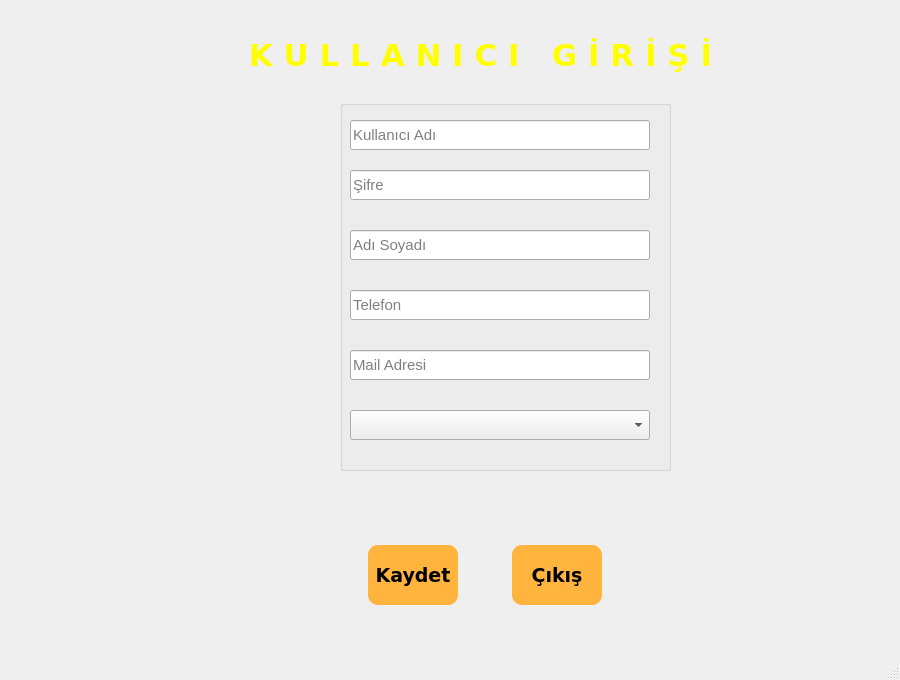
<?xml version="1.0" encoding="UTF-8"?>
<ui version="4.0">
 <class>MainWindow</class>
 <widget class="QMainWindow" name="MainWindow">
  <property name="geometry">
   <rect>
    <x>0</x>
    <y>0</y>
    <width>900</width>
    <height>680</height>
   </rect>
  </property>
  <property name="minimumSize">
   <size>
    <width>900</width>
    <height>680</height>
   </size>
  </property>
  <property name="windowTitle">
   <string>MainWindow</string>
  </property>
  <widget class="QWidget" name="centralwidget">
   <widget class="QLabel" name="label">
    <property name="geometry">
     <rect>
      <x>10</x>
      <y>9</y>
      <width>1000</width>
      <height>680</height>
     </rect>
    </property>
    <property name="minimumSize">
     <size>
      <width>1000</width>
      <height>680</height>
     </size>
    </property>
    <property name="styleSheet">
     <string notr="true">border-image: url(:/pic/colorful.jpg);</string>
    </property>
    <property name="text">
     <string/>
    </property>
   </widget>
   <widget class="QLabel" name="label_2">
    <property name="geometry">
     <rect>
      <x>230</x>
      <y>20</y>
      <width>501</width>
      <height>71</height>
     </rect>
    </property>
    <property name="font">
     <font>
      <family>Verdana</family>
      <pointsize>23</pointsize>
      <weight>75</weight>
      <bold>true</bold>
     </font>
    </property>
    <property name="styleSheet">
     <string notr="true">color: rgb(255, 255, 0);</string>
    </property>
    <property name="text">
     <string>K U L L A N I C I   G İ R İ Ş İ</string>
    </property>
    <property name="alignment">
     <set>Qt::AlignCenter</set>
    </property>
   </widget>
   <widget class="QWidget" name="layoutWidget">
    <property name="geometry">
     <rect>
      <x>320</x>
      <y>530</y>
      <width>331</width>
      <height>91</height>
     </rect>
    </property>
    <layout class="QGridLayout">
     <item row="0" column="0">
      <widget class="QPushButton" name="pushButton_kaydet">
       <property name="minimumSize">
        <size>
         <width>90</width>
         <height>60</height>
        </size>
       </property>
       <property name="maximumSize">
        <size>
         <width>60</width>
         <height>60</height>
        </size>
       </property>
       <property name="font">
        <font>
         <family>Verdana</family>
         <pointsize>14</pointsize>
         <weight>75</weight>
         <italic>false</italic>
         <bold>true</bold>
        </font>
       </property>
       <property name="styleSheet">
        <string notr="true">QPushButton#pushButton_kaydet{
background-color: rgb(255, 181, 61);
border-radius:10px;}
QPushButton#pushButton_kaydet:hover{
background-color: qlineargradient(spread:pad, x1:1, y1:0.880682, x2:0.955, y2:0.0284091, stop:0.5 rgba(212, 75, 45, 255), stop:1 rgba(255, 255, 255, 255));
border-radius:10px;}
QPushButton#pushButton_kaydet:pressed{
background-color:qlineargradient(spread:repeat, x1:0, y1:1, x2:0, y2:0, stop:0.301136 rgba(135, 88, 255, 255), stop:1 rgba(255, 255, 255, 255));
padding-left:5px;
padding-top:6px;
border-radius:10px;}

</string>
       </property>
       <property name="text">
        <string>Kaydet</string>
       </property>
      </widget>
     </item>
     <item row="0" column="1">
      <widget class="QPushButton" name="pushButton_cikis">
       <property name="minimumSize">
        <size>
         <width>90</width>
         <height>60</height>
        </size>
       </property>
       <property name="maximumSize">
        <size>
         <width>60</width>
         <height>60</height>
        </size>
       </property>
       <property name="font">
        <font>
         <family>Verdana</family>
         <pointsize>14</pointsize>
         <weight>75</weight>
         <italic>false</italic>
         <bold>true</bold>
        </font>
       </property>
       <property name="styleSheet">
        <string notr="true">QPushButton#pushButton_cikis{
background-color: rgb(255, 181, 61);
border-radius:10px;}
QPushButton#pushButton_cikis:hover{
background-color:qlineargradient(spread:repeat, x1:0, y1:1, x2:0, y2:0, stop:0.301136 rgba(135, 88, 255, 255), stop:1 rgba(255, 255, 255, 255));
border-radius:10px;}
QPushButton#pushButton_cikis:pressed{
background-color: qlineargradient(spread:pad, x1:1, y1:0.880682, x2:0.955, y2:0.0284091, stop:0.5 rgba(212, 75, 45, 255), stop:1 rgba(255, 255, 255, 255));
padding-left:5px;
padding-top:6px;
border-radius:10px;}

</string>
       </property>
       <property name="text">
        <string>Çıkış</string>
       </property>
      </widget>
     </item>
    </layout>
   </widget>
   <widget class="QGroupBox" name="groupBox">
    <property name="geometry">
     <rect>
      <x>340</x>
      <y>100</y>
      <width>331</width>
      <height>371</height>
     </rect>
    </property>
    <property name="styleSheet">
     <string notr="true">border-color: rgba(255,255,255,0);</string>
    </property>
    <property name="title">
     <string/>
    </property>
    <widget class="QLineEdit" name="lineEdit_kullanici_adi">
     <property name="geometry">
      <rect>
       <x>10</x>
       <y>20</y>
       <width>300</width>
       <height>30</height>
      </rect>
     </property>
     <property name="minimumSize">
      <size>
       <width>300</width>
       <height>30</height>
      </size>
     </property>
     <property name="maximumSize">
      <size>
       <width>200</width>
       <height>20</height>
      </size>
     </property>
     <property name="font">
      <font>
       <pointsize>11</pointsize>
      </font>
     </property>
     <property name="echoMode">
      <enum>QLineEdit::Normal</enum>
     </property>
     <property name="placeholderText">
      <string>Kullanıcı Adı</string>
     </property>
    </widget>
    <widget class="QLineEdit" name="lineEdit_sifre">
     <property name="geometry">
      <rect>
       <x>10</x>
       <y>70</y>
       <width>300</width>
       <height>30</height>
      </rect>
     </property>
     <property name="minimumSize">
      <size>
       <width>300</width>
       <height>30</height>
      </size>
     </property>
     <property name="maximumSize">
      <size>
       <width>200</width>
       <height>20</height>
      </size>
     </property>
     <property name="font">
      <font>
       <pointsize>11</pointsize>
      </font>
     </property>
     <property name="echoMode">
      <enum>QLineEdit::PasswordEchoOnEdit</enum>
     </property>
     <property name="placeholderText">
      <string>Şifre</string>
     </property>
    </widget>
    <widget class="QLineEdit" name="lineEdit_adi_soyadi">
     <property name="geometry">
      <rect>
       <x>10</x>
       <y>130</y>
       <width>300</width>
       <height>30</height>
      </rect>
     </property>
     <property name="minimumSize">
      <size>
       <width>300</width>
       <height>30</height>
      </size>
     </property>
     <property name="maximumSize">
      <size>
       <width>200</width>
       <height>20</height>
      </size>
     </property>
     <property name="font">
      <font>
       <pointsize>11</pointsize>
      </font>
     </property>
     <property name="text">
      <string/>
     </property>
     <property name="placeholderText">
      <string>Adı Soyadı</string>
     </property>
    </widget>
    <widget class="QLineEdit" name="lineEdit_telefon">
     <property name="geometry">
      <rect>
       <x>10</x>
       <y>190</y>
       <width>300</width>
       <height>30</height>
      </rect>
     </property>
     <property name="minimumSize">
      <size>
       <width>300</width>
       <height>30</height>
      </size>
     </property>
     <property name="maximumSize">
      <size>
       <width>200</width>
       <height>20</height>
      </size>
     </property>
     <property name="font">
      <font>
       <pointsize>11</pointsize>
      </font>
     </property>
     <property name="placeholderText">
      <string>Telefon</string>
     </property>
    </widget>
    <widget class="QLineEdit" name="lineEdit_mail">
     <property name="geometry">
      <rect>
       <x>10</x>
       <y>250</y>
       <width>300</width>
       <height>30</height>
      </rect>
     </property>
     <property name="minimumSize">
      <size>
       <width>300</width>
       <height>30</height>
      </size>
     </property>
     <property name="maximumSize">
      <size>
       <width>200</width>
       <height>20</height>
      </size>
     </property>
     <property name="font">
      <font>
       <pointsize>11</pointsize>
      </font>
     </property>
     <property name="placeholderText">
      <string>Mail Adresi</string>
     </property>
    </widget>
    <widget class="QComboBox" name="comboBox_yetki">
     <property name="geometry">
      <rect>
       <x>10</x>
       <y>310</y>
       <width>300</width>
       <height>30</height>
      </rect>
     </property>
     <property name="minimumSize">
      <size>
       <width>300</width>
       <height>30</height>
      </size>
     </property>
     <property name="maximumSize">
      <size>
       <width>200</width>
       <height>20</height>
      </size>
     </property>
     <property name="font">
      <font>
       <pointsize>11</pointsize>
      </font>
     </property>
    </widget>
   </widget>
  </widget>
  <widget class="QStatusBar" name="statusbar">
   <property name="font">
    <font>
     <family>Monotype Corsiva</family>
     <pointsize>14</pointsize>
     <weight>75</weight>
     <italic>true</italic>
     <bold>true</bold>
    </font>
   </property>
  </widget>
 </widget>
 <resources>
  <include location="../media/media.qrc"/>
 </resources>
 <connections/>
</ui>
